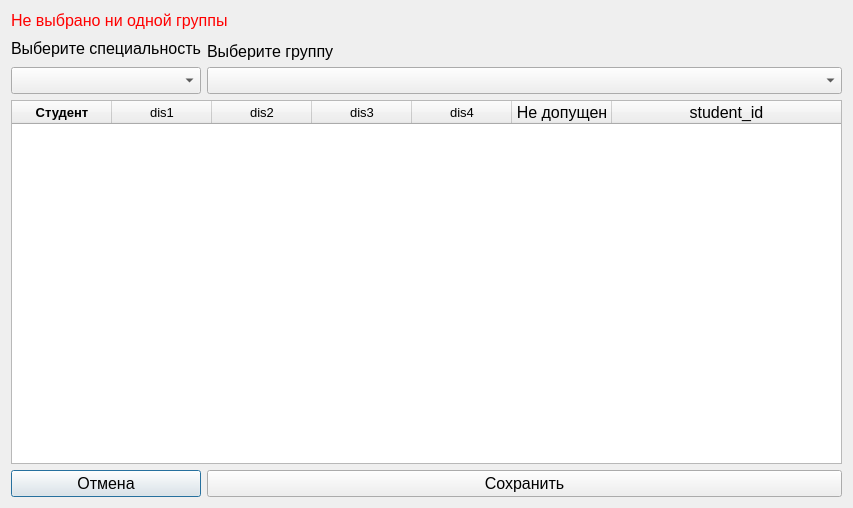
<?xml version="1.0" encoding="UTF-8"?>
<ui version="4.0">
 <class>addoredit_gak_bally</class>
 <widget class="QDialog" name="addoredit_gak_bally">
  <property name="geometry">
   <rect>
    <x>0</x>
    <y>0</y>
    <width>853</width>
    <height>508</height>
   </rect>
  </property>
  <property name="windowTitle">
   <string>Баллы по ГАК</string>
  </property>
  <layout class="QGridLayout" name="gridLayout">
   <item row="3" column="0">
    <widget class="QComboBox" name="comboBox_spec">
     <property name="font">
      <font>
       <pointsize>12</pointsize>
      </font>
     </property>
    </widget>
   </item>
   <item row="6" column="0">
    <widget class="QPushButton" name="pushButton_cancel">
     <property name="font">
      <font>
       <pointsize>12</pointsize>
      </font>
     </property>
     <property name="text">
      <string>Отмена</string>
     </property>
     <property name="icon">
      <iconset resource="../resourses.qrc">
       <normaloff>:/img/img/cancel.png</normaloff>:/img/img/cancel.png</iconset>
     </property>
    </widget>
   </item>
   <item row="3" column="1">
    <widget class="QComboBox" name="comboBox_group">
     <property name="font">
      <font>
       <pointsize>12</pointsize>
      </font>
     </property>
    </widget>
   </item>
   <item row="5" column="0" colspan="2">
    <widget class="QTableWidget" name="tableWidget">
     <property name="font">
      <font>
       <pointsize>12</pointsize>
      </font>
     </property>
     <attribute name="horizontalHeaderStretchLastSection">
      <bool>true</bool>
     </attribute>
     <column>
      <property name="text">
       <string>Студент</string>
      </property>
      <property name="font">
       <font>
        <pointsize>10</pointsize>
        <weight>75</weight>
        <bold>true</bold>
       </font>
      </property>
     </column>
     <column>
      <property name="text">
       <string>dis1</string>
      </property>
      <property name="font">
       <font>
        <pointsize>10</pointsize>
       </font>
      </property>
     </column>
     <column>
      <property name="text">
       <string>dis2</string>
      </property>
      <property name="font">
       <font>
        <pointsize>10</pointsize>
       </font>
      </property>
     </column>
     <column>
      <property name="text">
       <string>dis3</string>
      </property>
      <property name="font">
       <font>
        <pointsize>10</pointsize>
       </font>
      </property>
     </column>
     <column>
      <property name="text">
       <string>dis4</string>
      </property>
      <property name="font">
       <font>
        <pointsize>10</pointsize>
       </font>
      </property>
     </column>
     <column>
      <property name="text">
       <string>Не допущен</string>
      </property>
     </column>
     <column>
      <property name="text">
       <string>student_id</string>
      </property>
     </column>
    </widget>
   </item>
   <item row="2" column="1">
    <widget class="QLabel" name="label_4">
     <property name="sizePolicy">
      <sizepolicy hsizetype="Expanding" vsizetype="Fixed">
       <horstretch>0</horstretch>
       <verstretch>0</verstretch>
      </sizepolicy>
     </property>
     <property name="font">
      <font>
       <pointsize>12</pointsize>
      </font>
     </property>
     <property name="text">
      <string>Выберите группу</string>
     </property>
    </widget>
   </item>
   <item row="1" column="0" rowspan="2">
    <widget class="QLabel" name="label_2">
     <property name="font">
      <font>
       <pointsize>12</pointsize>
      </font>
     </property>
     <property name="text">
      <string>Выберите специальность</string>
     </property>
    </widget>
   </item>
   <item row="6" column="1">
    <widget class="QPushButton" name="pushButton_save">
     <property name="font">
      <font>
       <pointsize>12</pointsize>
      </font>
     </property>
     <property name="text">
      <string>Сохранить</string>
     </property>
     <property name="icon">
      <iconset resource="../resourses.qrc">
       <normaloff>:/img/img/save.png</normaloff>:/img/img/save.png</iconset>
     </property>
    </widget>
   </item>
   <item row="0" column="0" colspan="2">
    <widget class="QLabel" name="label_error">
     <property name="font">
      <font>
       <pointsize>12</pointsize>
       <weight>50</weight>
       <bold>false</bold>
      </font>
     </property>
     <property name="styleSheet">
      <string notr="true">color:red;</string>
     </property>
     <property name="text">
      <string>Не выбрано ни одной группы</string>
     </property>
    </widget>
   </item>
  </layout>
 </widget>
 <resources>
  <include location="../resourses.qrc"/>
 </resources>
 <connections/>
</ui>
